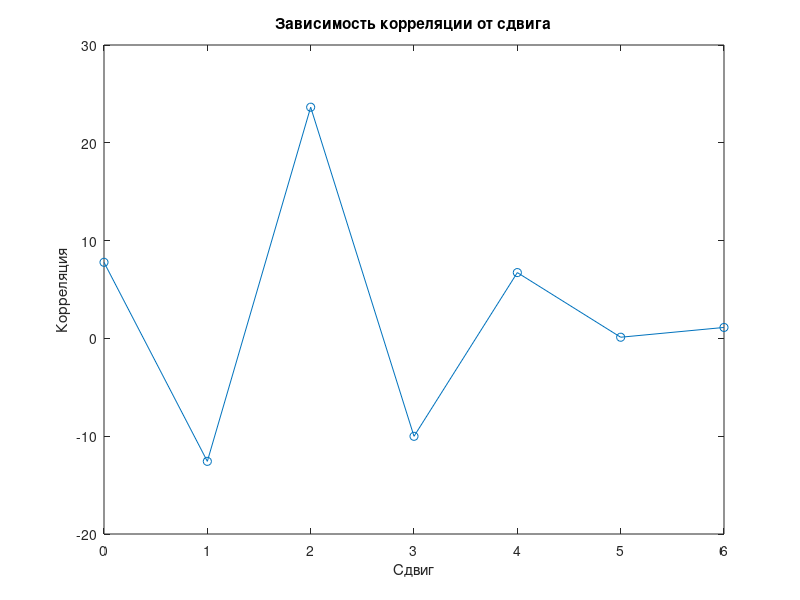
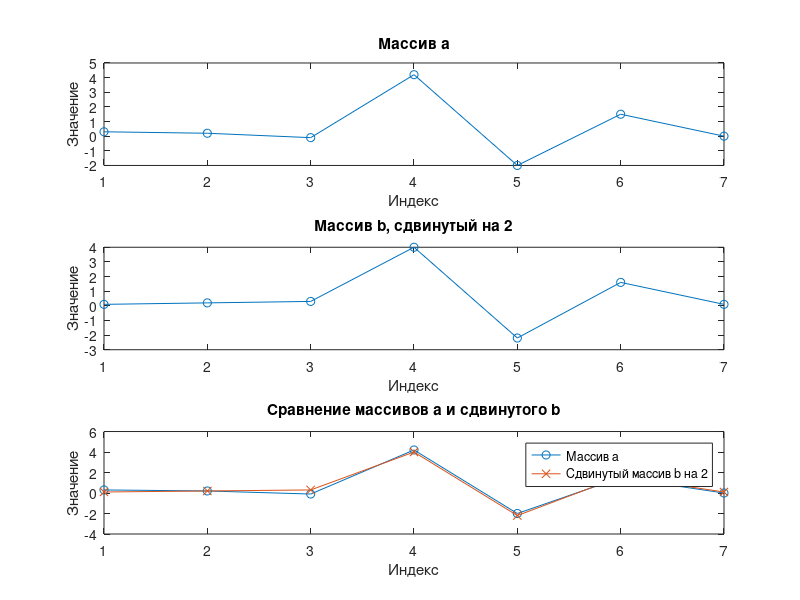

Recreate these plots in MATLAB, in order.
% Задание 7
% Определение массивов a и b
a = [0.3 0.2 -0.1 4.2 -2 1.5 0];
b = [0.3 4 -2.2 1.6 0.1 0.1 0.2];

% Определение длины массивов
N = length(a);

% Массив для хранения значений корреляции при каждом сдвиге
corr_values = zeros(1, N);

% Цикл для сдвига массива b и вычисления корреляции
for shift = 0:N-1
    b_shifted = circshift(b, shift); % Циклический сдвиг массива b
    corr_values(shift + 1) = sum(a .* b_shifted); % Вычисление корреляции
    disp(['Сдвиг: ', num2str(shift), ', Взаимная корреляция: ', num2str(corr_values(shift + 1))]);
end

% Построение графика зависимости корреляции от сдвига
figure;
plot(0:N-1, corr_values, '-o');
title('Зависимость корреляции от сдвига');
xlabel('Сдвиг');
ylabel('Корреляция');

% Определение максимальной корреляции и сдвига
[max_corr, max_shift] = max(corr_values); % Максимальная корреляция и сдвиг
disp(['Максимальная корреляция: ', num2str(max_corr)]);
disp(['Сдвиг, при котором достигается максимальная корреляция: ', num2str(max_shift - 1)]);

% Построение графиков массива a и сдвинутого массива b
b_shifted = circshift(b, max_shift - 1); % Массив b, сдвинутый на оптимальный сдвиг

% Графики для массива a и сдвинутого b
figure;

% График для массива a
subplot(3,1,1);
plot(a, '-o');
title('Массив a');
xlabel('Индекс');
ylabel('Значение');

% График для сдвинутого массива b
subplot(3,1,2);
plot(b_shifted, '-o');
title(['Массив b, сдвинутый на ', num2str(max_shift-1)]);
xlabel('Индекс');
ylabel('Значение');

% Сравнение массивов a и сдвинутого b на одном графике
subplot(3,1,3);
plot(a, '-o', 'DisplayName', 'Массив a'); % Массив a
hold on;
plot(b_shifted, '-x', 'DisplayName', ['Сдвинутый массив b на ', num2str(max_shift-1)]); % Сдвинутый b
hold off;
title('Сравнение массивов a и сдвинутого b');
xlabel('Индекс');
ylabel('Значение');
legend;
